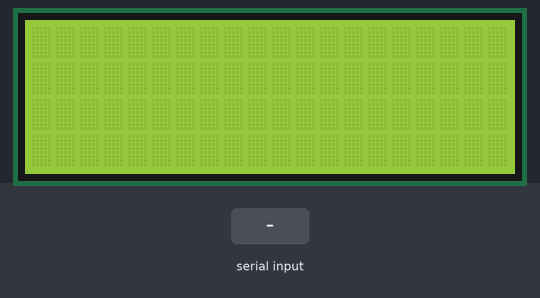
The sketch below on a simulated Arduino Nano, built with avr-gcc and run on an emulated ATmega328P. Parts: 20×4 character LCD. Inputs (shaded band) come from the test bench.

Above: at 1.2 s.
1.3 s: "1" received over Serial
2.9 s: "0" received over Serial
At 3.9 s:
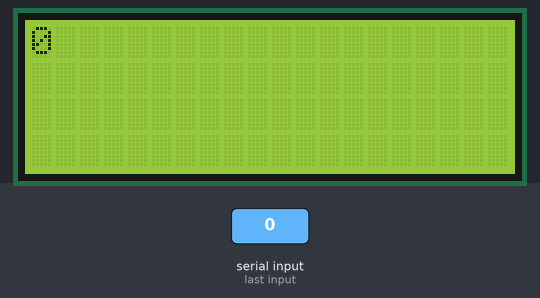
4.5 s: "2" received over Serial
Timing chart, 0 to 7.5 s (numbered marks = the images above; inputs shaded):
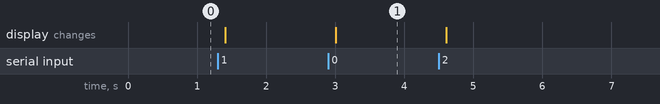

Measured:
- after the input at 2.9 s, the display: changes after 0.10 s (image 1)

The sketch:

SerialDisplay.ino
```cpp
/**
 * Displays text sent over the serial port (e.g. from the Serial Monitor) on
 * an attached LCD.
 */
#include <Wire.h>
#include <LiquidCrystal_I2C.h>

// Set the LCD address to 0x27 for a 16 chars and 2 line display
LiquidCrystal_I2C lcd(0x27, 2, 1, 0, 4, 5, 6, 7, 3, POSITIVE);  // Set the LCD I2C address

void setup()
{
	lcd.begin(20,4);
	lcd.backlight();

	// Initialize the serial port at a speed of 9600 baud
	Serial.begin(9600);
}

void loop()
{
	// If characters arrived over the serial port...
	if (Serial.available()) {
		// Wait a bit for the entire message to arrive
		delay(100);
		// Clear the screen
		lcd.clear();

		// Write all characters received with the serial port to the LCD.
		while (Serial.available() > 0) {
			lcd.write(Serial.read());
		}
	}
}
```
